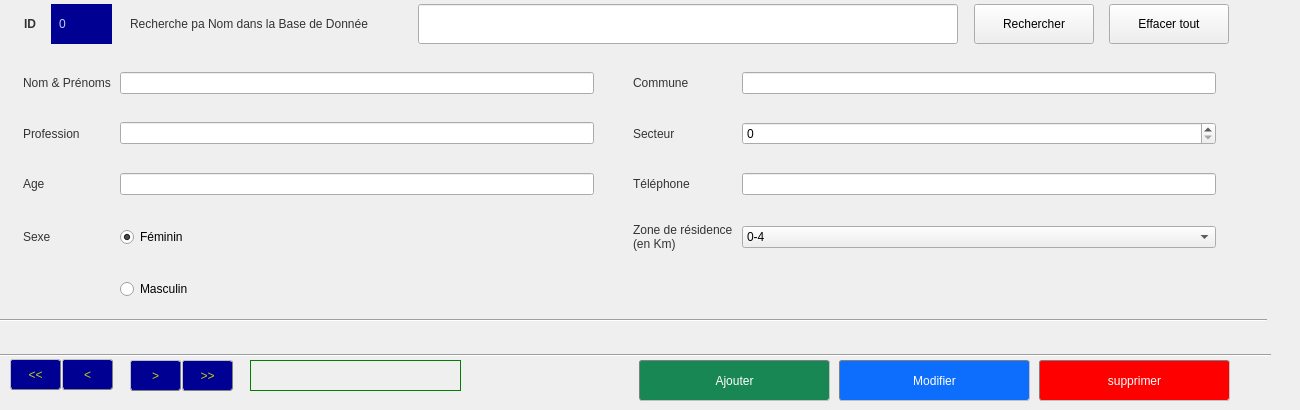
       <widget class="QWidget" name="tasaisie_identite_tab">
        <attribute name="title">
         <string>Saisie Identité du Patient</string>
        </attribute>
        <widget class="QLabel" name="id_lbl">
         <property name="geometry">
          <rect>
           <x>11</x>
           <y>4</y>
           <width>34</width>
           <height>40</height>
          </rect>
         </property>
         <property name="styleSheet">
          <string notr="true">font: 12pt &quot;Century Gothic&quot;;
font-weight: bold;
color: rgb(51, 51, 51);
padding-left: 10px;</string>
         </property>
         <property name="text">
          <string>ID</string>
         </property>
        </widget>
        <widget class="QLabel" name="id">
         <property name="geometry">
          <rect>
           <x>51</x>
           <y>4</y>
           <width>61</width>
           <height>40</height>
          </rect>
         </property>
         <property name="styleSheet">
          <string notr="true">background-color: rgb(0, 1, 146);
color: rgb(186, 209, 248);
font: 75 16pt &quot;Century Gothic&quot;;
padding-left:5px;
</string>
         </property>
         <property name="text">
          <string>0</string>
         </property>
        </widget>
        <widget class="QWidget" name="gridLayoutWidget_2">
         <property name="geometry">
          <rect>
           <x>10</x>
           <y>50</y>
           <width>1221</width>
           <height>271</height>
          </rect>
         </property>
         <layout class="QGridLayout" name="gridLayout_2">
          <property name="rightMargin">
           <number>15</number>
          </property>
          <item row="1" column="5">
           <widget class="QLabel" name="sector_lbl">
            <property name="styleSheet">
             <string notr="true">font: 12pt &quot;Century Gothic&quot;;
color: rgb(51, 51, 51);
padding-left: 10px;
margin-left: 20px;</string>
            </property>
            <property name="text">
             <string>Secteur</string>
            </property>
           </widget>
          </item>
          <item row="2" column="5">
           <widget class="QLabel" name="phone_lbl">
            <property name="styleSheet">
             <string notr="true">font: 12pt &quot;Century Gothic&quot;;
color: rgb(51, 51, 51);
padding-left: 10px;
margin-left: 20px;</string>
            </property>
            <property name="text">
             <string>Téléphone</string>
            </property>
           </widget>
          </item>
          <item row="0" column="5">
           <widget class="QLabel" name="commune_lbl">
            <property name="styleSheet">
             <string notr="true">font: 12pt &quot;Century Gothic&quot;;
color: rgb(51, 51, 51);
padding-left: 10px;
margin-left: 20px;</string>
            </property>
            <property name="text">
             <string>Commune</string>
            </property>
           </widget>
          </item>
          <item row="1" column="0">
           <widget class="QLabel" name="profession_lbl">
            <property name="styleSheet">
             <string notr="true">font: 12pt &quot;Century Gothic&quot;;
color: rgb(51, 51, 51);
padding-left: 10px;</string>
            </property>
            <property name="text">
             <string>Profession</string>
            </property>
           </widget>
          </item>
          <item row="0" column="1">
           <widget class="QLineEdit" name="name_ledit"/>
          </item>
          <item row="1" column="6">
           <widget class="QSpinBox" name="sector_spinBox"/>
          </item>
          <item row="0" column="6">
           <widget class="QLineEdit" name="commune_ledit"/>
          </item>
          <item row="1" column="1">
           <widget class="QLineEdit" name="profession_ledit"/>
          </item>
          <item row="2" column="0">
           <widget class="QLabel" name="age_lbl">
            <property name="styleSheet">
             <string notr="true">font: 12pt &quot;Century Gothic&quot;;
color: rgb(51, 51, 51);
padding-left: 10px;</string>
            </property>
            <property name="text">
             <string>Age</string>
            </property>
           </widget>
          </item>
          <item row="2" column="1">
           <widget class="QLineEdit" name="age_ledit"/>
          </item>
          <item row="4" column="1">
           <widget class="QRadioButton" name="women_rbtn">
            <property name="text">
             <string>Féminin</string>
            </property>
            <property name="checked">
             <bool>true</bool>
            </property>
           </widget>
          </item>
          <item row="4" column="6">
           <widget class="QComboBox" name="zone_comboBox">
            <property name="modelColumn">
             <number>0</number>
            </property>
            <item>
             <property name="text">
              <string>0-4</string>
             </property>
            </item>
            <item>
             <property name="text">
              <string>5-9</string>
             </property>
            </item>
            <item>
             <property name="text">
              <string>10 et plus</string>
             </property>
            </item>
           </widget>
          </item>
          <item row="4" column="0">
           <widget class="QLabel" name="gender_lbl">
            <property name="styleSheet">
             <string notr="true">font: 12pt &quot;Century Gothic&quot;;
color: rgb(51, 51, 51);
padding-left: 10px;</string>
            </property>
            <property name="text">
             <string>Sexe</string>
            </property>
           </widget>
          </item>
          <item row="6" column="1">
           <widget class="QRadioButton" name="man_rbtn">
            <property name="text">
             <string>Masculin</string>
            </property>
           </widget>
          </item>
          <item row="2" column="6">
           <widget class="QLineEdit" name="phone_ledit"/>
          </item>
          <item row="4" column="5">
           <widget class="QLabel" name="zone_lbl">
            <property name="styleSheet">
             <string notr="true">font: 12pt &quot;Century Gothic&quot;;
color: rgb(51, 51, 51);
padding-left: 10px;
margin-left: 20px;</string>
            </property>
            <property name="text">
             <string>&lt;div&gt;Zone de résidence&lt;/div&gt;&lt;div&gt; (en Km)&lt;/div&gt;</string>
            </property>
           </widget>
          </item>
          <item row="0" column="0">
           <widget class="QLabel" name="name_lbl">
            <property name="styleSheet">
             <string notr="true">font: 12pt &quot;Century Gothic&quot;;
color: rgb(51, 51, 51);
padding-left: 10px;</string>
            </property>
            <property name="text">
             <string>Nom &amp; Prénoms</string>
            </property>
           </widget>
          </item>
         </layout>
        </widget>
        <widget class="QPushButton" name="first_btn">
         <property name="geometry">
          <rect>
           <x>10</x>
           <y>359</y>
           <width>51</width>
           <height>31</height>
          </rect>
         </property>
         <property name="styleSheet">
          <string notr="true">QPushButton{
	background-color: rgb(0, 1, 146);
	border-radius: 3px;
	color: rgb(186, 209, 24);
	border: 1px outset gray;
	font: 12pt &quot;Century Gothic&quot;;
}

QPushButton:hover{
	color: orange;
	border-radius: 3px;
	border: 1px outset gray;
	font: 12pt &quot;Century Gothic&quot;;
}

</string>
         </property>
         <property name="text">
          <string>&lt;&lt;</string>
         </property>
        </widget>
        <widget class="QPushButton" name="previous_btn">
         <property name="geometry">
          <rect>
           <x>62</x>
           <y>359</y>
           <width>51</width>
           <height>31</height>
          </rect>
         </property>
         <property name="styleSheet">
          <string notr="true">QPushButton{
	background-color: rgb(0, 1, 146);
	border-radius: 3px;
	color: rgb(186, 209, 24);
	border: 1px outset gray;
	font: 12pt &quot;Century Gothic&quot;;
}

QPushButton:hover{
	color: orange;
	border-radius: 3px;
	border: 1px outset gray;
	font: 12pt &quot;Century Gothic&quot;;
}
</string>
         </property>
         <property name="text">
          <string>&lt;</string>
         </property>
        </widget>
        <widget class="QPushButton" name="last_btn">
         <property name="geometry">
          <rect>
           <x>182</x>
           <y>360</y>
           <width>51</width>
           <height>31</height>
          </rect>
         </property>
         <property name="styleSheet">
          <string notr="true">QPushButton{
	background-color: rgb(0, 1, 146);
	border-radius: 3px;
	color: rgb(186, 209, 24);
	border: 1px outset gray;
	font: 12pt &quot;Century Gothic&quot;;
}

QPushButton:hover{
	color: orange;
	border-radius: 3px;
	border: 1px outset gray;
	font: 12pt &quot;Century Gothic&quot;;
}
</string>
         </property>
         <property name="text">
          <string>&gt;&gt;</string>
         </property>
        </widget>
        <widget class="QPushButton" name="next_btn">
         <property name="geometry">
          <rect>
           <x>130</x>
           <y>360</y>
           <width>51</width>
           <height>31</height>
          </rect>
         </property>
         <property name="styleSheet">
          <string notr="true">QPushButton{
	background-color: rgb(0, 1, 146);
	border-radius: 3px;
	color: rgb(186, 209, 24);
	border: 1px outset gray;
	font: 12pt &quot;Century Gothic&quot;;
}

QPushButton:hover{
	color: orange;
	border-radius: 3px;
	border: 1px outset gray;
	font: 12pt &quot;Century Gothic&quot;;
}
</string>
         </property>
         <property name="text">
          <string>&gt;</string>
         </property>
        </widget>
        <widget class="QPushButton" name="add_btn">
         <property name="geometry">
          <rect>
           <x>639</x>
           <y>360</y>
           <width>191</width>
           <height>41</height>
          </rect>
         </property>
         <property name="styleSheet">
          <string notr="true">QPushButton{
	background-color:  rgb(25,135,84);
	border-radius: 3px;
	color: white;
	border: 1px inset gray;
	font: 16pt &quot;Century Gothic&quot;;
}

QPushButton:hover{
	background-color: rgb(13,202,240);
	border-radius: 3px;
	border: 1px inset gray;
	color: black;
	font: 16pt &quot;Century Gothic&quot;;
}</string>
         </property>
         <property name="text">
          <string>Ajouter</string>
         </property>
        </widget>
        <widget class="QPushButton" name="edit_btn">
         <property name="geometry">
          <rect>
           <x>839</x>
           <y>360</y>
           <width>191</width>
           <height>41</height>
          </rect>
         </property>
         <property name="styleSheet">
          <string notr="true">QPushButton{
	background-color: rgb(13,110,253);
	border-radius: 3px;
	color: white;
	border: 1px inset gray;
	font: 16pt &quot;Century Gothic&quot;;
}

QPushButton:hover{
	background-color: rgb(13,202,240);
	border-radius: 3px;
	border: 1px inset gray;
	color: black;
	font: 16pt &quot;Century Gothic&quot;;
}</string>
         </property>
         <property name="text">
          <string>Modifier</string>
         </property>
        </widget>
        <widget class="QPushButton" name="del_btn">
         <property name="geometry">
          <rect>
           <x>1039</x>
           <y>360</y>
           <width>191</width>
           <height>41</height>
          </rect>
         </property>
         <property name="styleSheet">
          <string notr="true">QPushButton{
	background-color:  red;
	border-radius: 3px;
	color: white;
	border: 1px inset gray;
	font: 16pt &quot;Century Gothic&quot;;
}

QPushButton:hover{
	background-color: orange;
	border-radius: 3px;
	border: 1px inset gray;
	color: black;
	font: 16pt &quot;Century Gothic&quot;;
}</string>
         </property>
         <property name="text">
          <string>supprimer</string>
         </property>
        </widget>
        <widget class="Line" name="line">
         <property name="geometry">
          <rect>
           <x>-20</x>
           <y>345</y>
           <width>1291</width>
           <height>20</height>
          </rect>
         </property>
         <property name="orientation">
          <enum>Qt::Horizontal</enum>
         </property>
        </widget>
        <widget class="QLabel" name="Recherche">
         <property name="geometry">
          <rect>
           <x>130</x>
           <y>4</y>
           <width>286</width>
           <height>40</height>
          </rect>
         </property>
         <property name="styleSheet">
          <string notr="true">font: 10pt &quot;Century Gothic&quot;;
color: rgb(51, 51, 51);</string>
         </property>
         <property name="text">
          <string>Recherche pa Nom dans la Base de Donnée</string>
         </property>
        </widget>
        <widget class="QLineEdit" name="search_lineEdit_2">
         <property name="enabled">
          <bool>true</bool>
         </property>
         <property name="geometry">
          <rect>
           <x>418</x>
           <y>4</y>
           <width>540</width>
           <height>40</height>
          </rect>
         </property>
        </widget>
        <widget class="QPushButton" name="search_btn_2">
         <property name="enabled">
          <bool>true</bool>
         </property>
         <property name="geometry">
          <rect>
           <x>974</x>
           <y>4</y>
           <width>120</width>
           <height>40</height>
          </rect>
         </property>
         <property name="text">
          <string>Rechercher</string>
         </property>
        </widget>
        <widget class="QPushButton" name="erase_all_widgets_btn">
         <property name="geometry">
          <rect>
           <x>1109</x>
           <y>4</y>
           <width>120</width>
           <height>40</height>
          </rect>
         </property>
         <property name="text">
          <string>Effacer tout</string>
         </property>
        </widget>
        <widget class="Line" name="line_3">
         <property name="geometry">
          <rect>
           <x>-14</x>
           <y>310</y>
           <width>1281</width>
           <height>20</height>
          </rect>
         </property>
         <property name="orientation">
          <enum>Qt::Horizontal</enum>
         </property>
        </widget>
        <widget class="QLabel" name="id_content_lbl">
         <property name="geometry">
          <rect>
           <x>250</x>
           <y>360</y>
           <width>211</width>
           <height>31</height>
          </rect>
         </property>
         <property name="styleSheet">
          <string notr="true">border: 1px solid green;</string>
         </property>
         <property name="text">
          <string/>
         </property>
        </widget>
        <zorder>id_lbl</zorder>
        <zorder>id</zorder>
        <zorder>gridLayoutWidget_2</zorder>
        <zorder>first_btn</zorder>
        <zorder>previous_btn</zorder>
        <zorder>last_btn</zorder>
        <zorder>next_btn</zorder>
        <zorder>add_btn</zorder>
        <zorder>edit_btn</zorder>
        <zorder>del_btn</zorder>
        <zorder>Recherche</zorder>
        <zorder>search_lineEdit_2</zorder>
        <zorder>search_btn_2</zorder>
        <zorder>erase_all_widgets_btn</zorder>
        <zorder>line_3</zorder>
        <zorder>line</zorder>
        <zorder>id_content_lbl</zorder>
       </widget>
